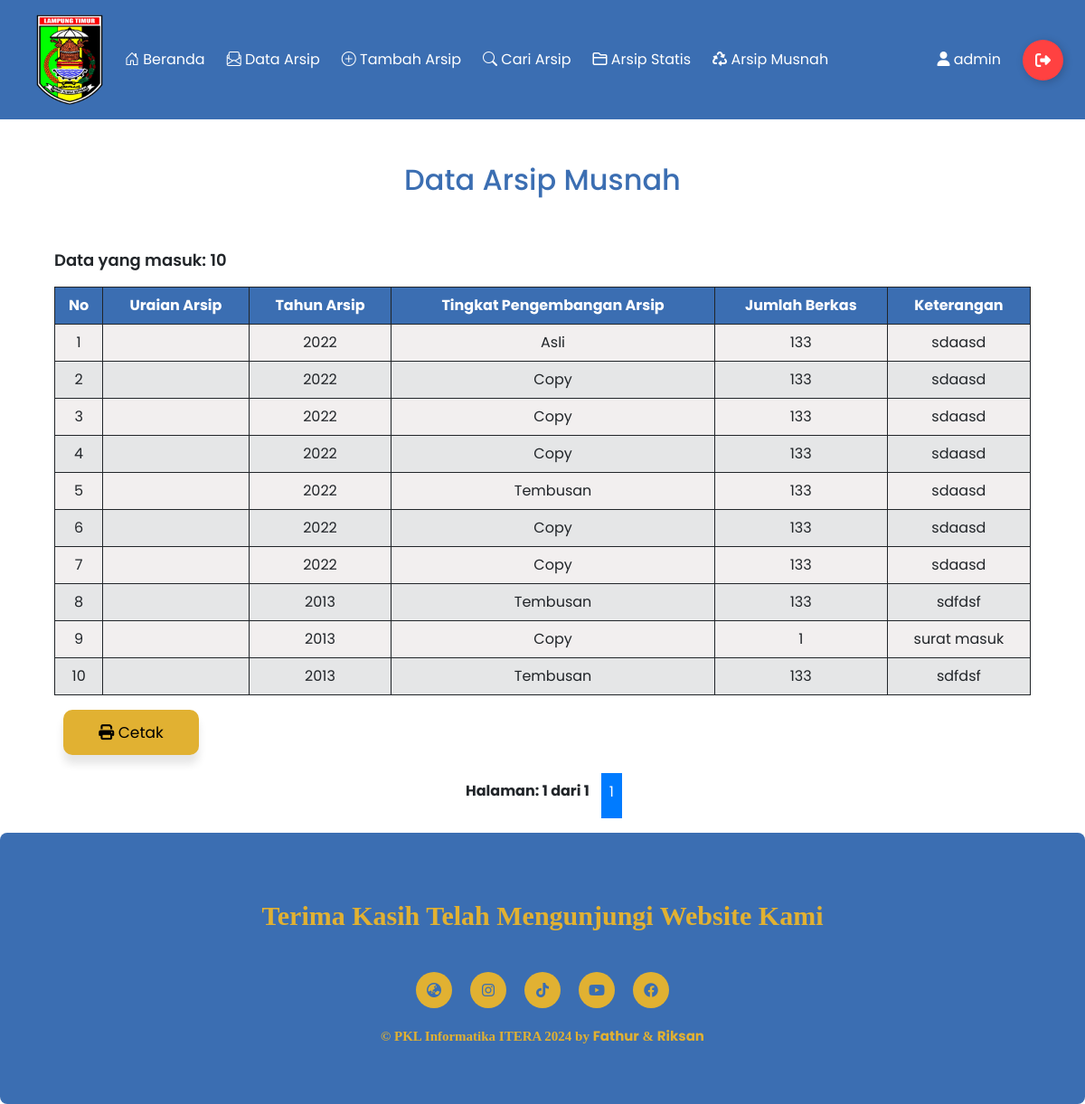
/page/arsipmusnah.php (signed in), run on the app's committed database.
### tables this page shows
CREATE TABLE `data_dinamis` (
  `tahun_arsip` int(4) DEFAULT NULL,
  `skpd` varchar(255) DEFAULT NULL,
  `pokok_masalah` varchar(255) DEFAULT NULL,
  `kode_klasifikasi` varchar(255) DEFAULT NULL,
  `no_urut_berkas` varchar(255) DEFAULT NULL,
  `no_box` varchar(255) DEFAULT NULL,
  `no_rak` varchar(255) DEFAULT NULL,
  `bentuk_penataan` varchar(255) DEFAULT NULL,
  `nama_pemberkas` varchar(255) DEFAULT NULL,
  `no_surat_arsip` varchar(255) NOT NULL,
  `indeks_judul_arsip` varchar(255) DEFAULT NULL,
  `tingkat_pengembangan_arsip` varchar(255) DEFAULT NULL,
  `nilai_guna_arsip` varchar(255) DEFAULT NULL,
  `kondisi_arsip` varchar(255) DEFAULT NULL,
  `status` varchar(255) DEFAULT NULL,
  `pemerian_berkas` varchar(255) DEFAULT NULL,
  `jumlah_berkas` varchar(255) DEFAULT NULL,
  `keterangan` varchar(255) DEFAULT NULL,
  `lampirkan_file` longblob DEFAULT NULL,
  `tanggal_masuk` date DEFAULT NULL,
  `retensi_aktif` int(11) DEFAULT NULL,
  `retensi_inaktif` int(11) DEFAULT NULL,
  `uraian_arsip` varchar(255) DEFAULT NULL
);

### page/arsipmusnah.php (the view, shortened to what this page needs)
<?php
include('koneksi.php');
$count_query = "SELECT COUNT(*) AS total FROM data_dinamis WHERE status = 'Musnah'";
$count_result = $conn->query($count_query);
if ($count_result->num_rows > 0) {
    $count_row = $count_result->fetch_assoc();
    $total_musnah = $count_row["total"];
} else {
    $total_musnah = 0;
}
?>
<!DOCTYPE html>
<html lang="en">
  <head>
    <link
      rel="stylesheet"
      href="https://cdnjs.cloudflare.com/ajax/libs/font-awesome/6.2.1/css/all.min.css"
    />
    <link href="https://fonts.cdnfonts.com/css/nexa-bold" rel="stylesheet" />
    <link rel="stylesheet" href="../css/style-table.css"/>
    <link rel="stylesheet" href="../css/style-form.css"/>
    <link href="https://cdn.jsdelivr.net/npm/bootstrap@5.0.2/dist/css/bootstrap.min.css" rel="stylesheet">
    <link rel="stylesheet" href="../css/style-nav.css"/>
    <link rel="stylesheet" href="https://cdn.jsdelivr.net/npm/bootstrap-icons@1.11.1/font/bootstrap-icons.css">
  </head>
  <body>
  <nav class="navbar d-flex justify-content-start sticky-top">
    <img class="ps-4" src="../assets/logo-lamtim.png" alt="Logo-Lamtim" height="100px">
    <ul class="navbar-nav">
            <li class="nav-item"><a href="home.php" class="nav-link"><span><i class="bi bi-house-door"></i></span> Beranda</a></li>
                <li class="nav-item"><a href="tabel.php" class="nav-link"><span><i class="bi bi-envelope-paper"></i></span> Data Arsip</a></li>
                <li class="nav-item"><a href="tambahdata.php" class="nav-link"><span><i class="bi bi-plus-circle"></i></span> Tambah Arsip</a></li>
                <li class="nav-item"><a href="cari.php" class="nav-link"><span class="bi bi-search"></span> Cari Arsip</a></li>
                <li class="nav-item"><a href="arsipstatis.php" class="nav-link nav-active"><i class="fa-regular fa-folder-closed"></i> Arsip Statis</a></li>
                <li class="nav-item"><a href="arsipmusnah.php" class="nav-link nav-active"><span><i class="fa-solid fa-recycle"></i></span> Arsip Musnah</a></li>
            </ul>
            <ul class="navbar-nav ms-auto p-2">
            <li class="nav-item "><a class="nav-link"><i class="fa fa-user"></i>
            <?php echo $_SESSION['username']; ?></a></li>
            <li class="nav-item "><a href="logout.php">
                <div class="Btn">
                <div class="sign"></div>
                </div>
                </a>
            </li>
            </ul>
    </nav>
    <div class="table">
        <h2 class="h2">Data Arsip Musnah</h2>
        <div class='table-container'>
        <p style="font-weight: 600; font-size: large">Data yang masuk: <?php echo $total_musnah ?></p>
        <table class="table table-bordered border border-dark">
        <thead>
            <tr style="text-align: center; background-color: #3b6eb2; color: #fff">
                <th>No</th>
                <th>Uraian Arsip</th>
                <th>Tahun Arsip</th>
                <th>Tingkat Pengembangan Arsip</th>
                <th>Jumlah Berkas</th>
                <th>Keterangan</th>
            </tr>
        </thead>
        <tbody>
        <?php
$limit = 10;
$page = isset($_GET['page']) ? (int)$_GET['page'] : 1;
$start = ($page - 1) * $limit;
$no = $start + 1;
$sql = "SELECT COUNT(*) FROM data_dinamis WHERE status = 'Musnah'";
$result = $conn->query($sql);
$total_records = $result->fetch_row()[0];
$total_pages = ceil($total_records / $limit);
$sql = "SELECT *
        FROM data_dinamis WHERE status = 'Musnah' ORDER BY tanggal_masuk DESC
        LIMIT $start, $limit";
$result = $conn->query($sql);
if ($result->num_rows > 0) {
  while ($row = $result->fetch_assoc()) {
        echo "<tr>
                <td>" . $no++ . "</td>
                <td>" . $row["uraian_arsip"] . "</td>
                <td>" . $row["tahun_arsip"] . "</td>
                <td>" . $row["tingkat_pengembangan_arsip"] . "</td>
                <td>" . $row["jumlah_berkas"] . "</td>
                <td>" . $row["keterangan"] . "</td>
            </tr>";
    }
} else {
    echo "<tr><td colspan='22'>Tidak ada data yang ditemukan</td></tr>";
}
?>
        </tbody>
    </table>
    <div class="uiverse" onclick="printTable()">
    <span>
    <span><i class="fa-solid fa-print"></i> Cetak</span>
    </span>
</div>
    <div class="pagination">
        <p>Halaman: <?php echo $page; ?> dari <?php echo $total_pages; ?></p>
        <?php for ($i = 1; $i <= $total_pages; $i++): ?>
            <a href="?page=<?php echo $i; ?>" class="<?php if($page == $i) echo 'active'; ?>"><?php echo $i; ?></a>
        <?php endfor; ?>
    </div>
</div>
</div>
  <footer>
    <p>Terima Kasih Telah Mengunjungi Website Kami</p>
    <div class="social-icons">
      <a style="text-decoration: none;" href="https://dispussip.lampungtimurkab.go.id/"><i class="fa-solid fa-earth-asia"></i></a>
      <a style="text-decoration: none;" href= "https://www.instagram.com/dispussip.lamtim/"><i class="fa-brands fa-instagram"></i></a>
      <a style="text-decoration: none;" href="https://www.tiktok.com/@dispussiplamtim?_t=8iAaAGJK8Bd&_r=1"><i class="fa-brands fa-tiktok"></i></a>
      <a style="text-decoration: none;" href="https://www.youtube.com/@dispussiplampungtimur"><i class="fa-brands fa-youtube"></i></a>
      <a style="text-decoration: none;" href="https://www.facebook.com/dispussiplamtimmembaca/"><i class="fa-brands fa-facebook"></i></a>
    </div>
    <p class="copyright" style="font-weight: 700">
        &copy; PKL Informatika ITERA 2024 by
        <a class="footer-nama" href="https://www.linkedin.com/in/fathurrahman-al-hafid-a21a7a246/">Fathur</a> &
        <a class="footer-nama" href="http://www.linkedin.com/in/riksan-cahyowadi">Riksan</a>
    </p>
  </footer>
  </body>
</html>

### css/style-table.css (style rules this page uses)
.h2 { text-align: center; font-weight: 800; color: var(--primary-color); padding-block: 3rem; }
.table-container { width: 90%; overflow-x: auto; margin: 0 auto; }
table { width: 100%; border-collapse: collapse; }
th, td { padding: 10px; text-align: left; border: 1px solid #ddd; text-align: center; }
th { background-color: var(--primary-color); color: #fff; }
tr:nth-child(even) { background-color: #e5e6e7; }
tr:nth-child(odd) { background-color: #f2efef; }
a { color: #1a73e8; text-decoration: none; }
.pagination { display: flex; justify-content: center; margin-top: 20px; }
.pagination a { margin: 0 5px; padding: 8px 16px; text-decoration: none; border: 1px solid #ccc; color: #333; transition: background-color 0.3s; }
.pagination p { margin: 0; margin-bottom: 10px; font-weight: bold; }
.pagination a.active { background-color: #007bff; color: white; border: 1px solid #007bff; }

### css/style-form.css (style rules this page uses)
:root { --font-family-saira: "Saira Semi Condensed", sans-serif; --transition-all: all 0.5s ease; --primary-color: #2470b7; }
* { font-family: var(--font-family-saira); transition: var(--transition-all); }

### css/style-nav.css (style rules this page uses)
* { box-sizing: border-box; font-family: "Poppins", sans-serif; }
:root { --bg-color: #f2efef; --bg-color2: #e7e1e1; --primary-color: #3b6eb2; --secondary-color: #ddc36c; --third-color: #e1b132; --transition: 0.3s; }
body { margin: 0; padding: 0; }
footer p { font-family: calibri; }
footer p:nth-child(1) { font-size: 30px; font-weight: bold; color: var(--third-color); margin: 20px; }
footer { height: 300px; display: flex; flex-direction: column; align-items: center; justify-content: center; position: relative; background-color: var(--primary-color); border-radius: 0.5rem; width: 100%; }
.social-icons a { width: 40px; height: 40px; display: flex; justify-content: center; align-items: center; background-color: var(--third-color); margin: 20px 10px; border-radius: 50%; }
.social-icons { display: flex; }
.social-icons i, .social i { color: var(--primary-color); }
.copyright { color: var(--third-color); font-size: 15px; }

### page/arsipmusnah.php (style rules this page uses)
th, td { vertical-align: middle; }
.navbar { background-color: #3b6eb2; color: #fff; padding: 1rem; }
.navbar-nav { list-style: none; padding: 0; margin: 0; display: flex; align-items: center; justify-content: center; flex-direction: row; padding-bottom: 1rem; padding-top: 1rem; }
.nav-item { margin-left: 1.5rem; }
.nav-link { text-decoration: none; color: #fff; font-size: 1rem; }
.uiverse { position: relative; background: var(--third-color); color: #000; padding: 15px; margin: 10px; border-radius: 10px; width: 150px; height: 50px; font-size: 17px; display: flex; justify-content: center; align-items: center; flex-direction: column; box-shadow: 0 10px 10px rgba(0, 0, 0, 0.1); cursor: pointer; transition: all 0.2s cubic-bezier(0.68, -0.55, 0.265, 1.55); }
.Btn { display: flex; align-items: center; justify-content: flex-start; width: 45px; height: 45px; border: none; border-radius: 50%; cursor: pointer; position: relative; overflow: hidden; transition-duration: .3s; box-shadow: 2px 2px 10px rgba(0, 0, 0, 0.199); background-color: rgb(255, 65, 65); }
.sign { width: 100%; transition-duration: .3s; display: flex; align-items: center; justify-content: center; }
.sign svg { width: 17px; }
.footer-nama { color: inherit; text-decoration: none; }

### data on the page
data_dinamis: tahun_arsip "2022", tingkat_pengembangan_arsip "Asli", jumlah_berkas "133", keterangan "sdaasd"
data_dinamis: tahun_arsip "2022", tingkat_pengembangan_arsip "Copy", jumlah_berkas "133", keterangan "sdaasd"
data_dinamis: tahun_arsip "2022", tingkat_pengembangan_arsip "Copy", jumlah_berkas "133", keterangan "sdaasd"
data_dinamis: tahun_arsip "2022", tingkat_pengembangan_arsip "Copy", jumlah_berkas "133", keterangan "sdaasd"
data_dinamis: tahun_arsip "2022", tingkat_pengembangan_arsip "Tembusan", jumlah_berkas "133", keterangan "sdaasd"
data_dinamis: tahun_arsip "2022", tingkat_pengembangan_arsip "Copy", jumlah_berkas "133", keterangan "sdaasd"
data_dinamis: tahun_arsip "2022", tingkat_pengembangan_arsip "Copy", jumlah_berkas "133", keterangan "sdaasd"
data_dinamis: tahun_arsip "2013", tingkat_pengembangan_arsip "Tembusan", jumlah_berkas "133", keterangan "sdfdsf"
data_dinamis: tahun_arsip "2013", tingkat_pengembangan_arsip "Copy", jumlah_berkas "1", keterangan "surat masuk"
data_dinamis: tahun_arsip "2013", tingkat_pengembangan_arsip "Tembusan", jumlah_berkas "133", keterangan "sdfdsf"

### other printed values
$_SESSION['username'] "admin"
$total_musnah "10"
$page "1"
$total_pages "1"
